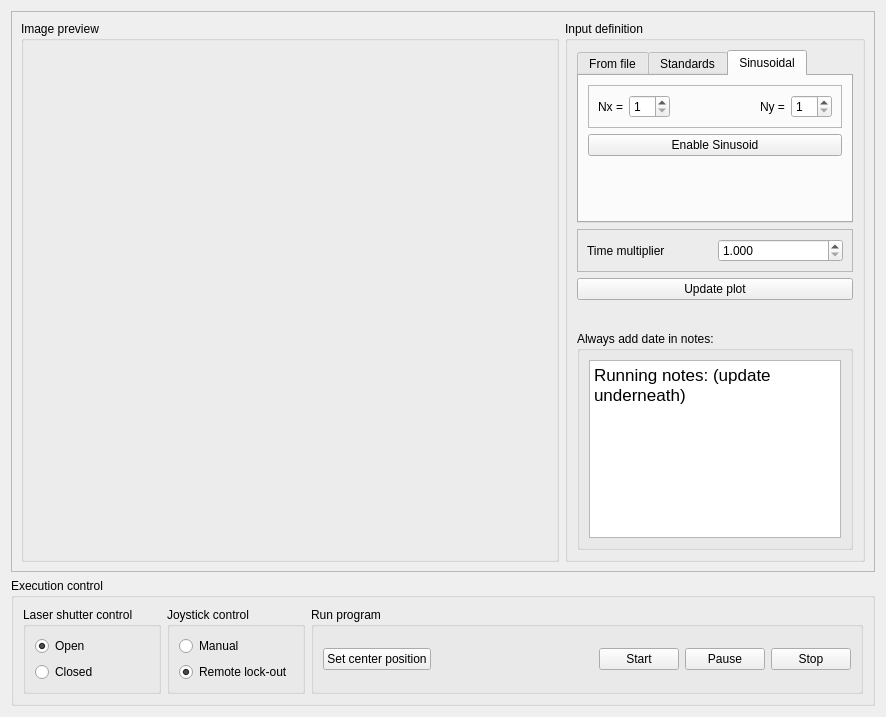
<?xml version="1.0" encoding="UTF-8"?>
<ui version="4.0">
 <class>Form</class>
 <widget class="QWidget" name="Form">
  <property name="geometry">
   <rect>
    <x>0</x>
    <y>0</y>
    <width>886</width>
    <height>706</height>
   </rect>
  </property>
  <property name="windowTitle">
   <string>Form</string>
  </property>
  <layout class="QVBoxLayout" name="verticalLayout_2">
   <item>
    <layout class="QVBoxLayout" name="verticalLayout">
     <item>
      <widget class="QFrame" name="frame">
       <property name="frameShape">
        <enum>QFrame::StyledPanel</enum>
       </property>
       <property name="frameShadow">
        <enum>QFrame::Raised</enum>
       </property>
       <layout class="QHBoxLayout" name="horizontalLayout">
        <item>
         <widget class="QGroupBox" name="groupBox">
          <property name="title">
           <string>Image preview</string>
          </property>
          <layout class="QHBoxLayout" name="groupBoxLayout">
           <item>
            <widget class="QWidget" name="plotContainer" native="true">
             <property name="minimumSize">
              <size>
               <width>500</width>
               <height>500</height>
              </size>
             </property>
             <layout class="QVBoxLayout" name="mplLayout"/>
            </widget>
           </item>
          </layout>
         </widget>
        </item>
        <item>
         <widget class="QGroupBox" name="groupBox">
          <property name="sizePolicy">
           <sizepolicy hsizetype="Maximum" vsizetype="Preferred">
            <horstretch>0</horstretch>
            <verstretch>0</verstretch>
           </sizepolicy>
          </property>
          <property name="maximumSize">
           <size>
            <width>300</width>
            <height>16777215</height>
           </size>
          </property>
          <property name="title">
           <string>Input definition</string>
          </property>
          <layout class="QVBoxLayout" name="verticalLayout_5">
           <item>
            <widget class="QTabWidget" name="tabWidget">
             <property name="enabled">
              <bool>true</bool>
             </property>
             <property name="tabPosition">
              <enum>QTabWidget::North</enum>
             </property>
             <property name="tabShape">
              <enum>QTabWidget::Rounded</enum>
             </property>
             <property name="currentIndex">
              <number>2</number>
             </property>
             <widget class="QWidget" name="file">
              <attribute name="title">
               <string>From file</string>
              </attribute>
              <layout class="QVBoxLayout" name="verticalLayout_6">
               <item>
                <widget class="QFrame" name="frame_2">
                 <property name="frameShape">
                  <enum>QFrame::StyledPanel</enum>
                 </property>
                 <property name="frameShadow">
                  <enum>QFrame::Raised</enum>
                 </property>
                 <layout class="QHBoxLayout" name="horizontalLayout_5">
                  <item>
                   <widget class="QLineEdit" name="lineFileName"/>
                  </item>
                  <item>
                   <widget class="QToolButton" name="toolButton">
                    <property name="text">
                     <string>...</string>
                    </property>
                   </widget>
                  </item>
                 </layout>
                </widget>
               </item>
               <item>
                <widget class="QPushButton" name="pushFile">
                 <property name="toolTip">
                  <string>&lt;html&gt;&lt;head/&gt;&lt;body&gt;&lt;p&gt;Will load most sane image formats. Rescales the image to 256x256 pixels, and assumes the center position is the center of the lens array.&lt;/p&gt;&lt;/body&gt;&lt;/html&gt;</string>
                 </property>
                 <property name="text">
                  <string>Load file</string>
                 </property>
                </widget>
               </item>
               <item>
                <spacer name="verticalSpacer">
                 <property name="orientation">
                  <enum>Qt::Vertical</enum>
                 </property>
                 <property name="sizeHint" stdset="0">
                  <size>
                   <width>20</width>
                   <height>40</height>
                  </size>
                 </property>
                </spacer>
               </item>
              </layout>
             </widget>
             <widget class="QWidget" name="standards">
              <attribute name="title">
               <string>Standards</string>
              </attribute>
              <layout class="QVBoxLayout" name="verticalLayout_7">
               <item>
                <widget class="QFrame" name="frame_5">
                 <property name="frameShape">
                  <enum>QFrame::StyledPanel</enum>
                 </property>
                 <property name="frameShadow">
                  <enum>QFrame::Raised</enum>
                 </property>
                 <layout class="QHBoxLayout" name="horizontalLayout_2">
                  <item>
                   <widget class="QLabel" name="label_4">
                    <property name="text">
                     <string>Extend </string>
                    </property>
                   </widget>
                  </item>
                  <item>
                   <widget class="QDoubleSpinBox" name="spinExtend">
                    <property name="decimals">
                     <number>3</number>
                    </property>
                    <property name="minimum">
                     <double>0.000000000000000</double>
                    </property>
                    <property name="maximum">
                     <double>100.000000000000000</double>
                    </property>
                    <property name="singleStep">
                     <double>0.010000000000000</double>
                    </property>
                    <property name="value">
                     <double>1.000000000000000</double>
                    </property>
                   </widget>
                  </item>
                 </layout>
                </widget>
               </item>
               <item>
                <widget class="QPushButton" name="pushDisc">
                 <property name="toolTip">
                  <string>&lt;html&gt;&lt;head/&gt;&lt;body&gt;&lt;p&gt;Loads 5x5 array of Ø500um discs.&lt;/p&gt;&lt;/body&gt;&lt;/html&gt;</string>
                 </property>
                 <property name="text">
                  <string>Load discs</string>
                 </property>
                </widget>
               </item>
               <item>
                <widget class="QPushButton" name="pushFZP">
                 <property name="toolTip">
                  <string>&lt;html&gt;&lt;head/&gt;&lt;body&gt;&lt;p&gt;Not implemented at first, but this loads the first FZP inspired lenses.&lt;/p&gt;&lt;/body&gt;&lt;/html&gt;</string>
                 </property>
                 <property name="text">
                  <string>Load FZPs</string>
                 </property>
                </widget>
               </item>
               <item>
                <spacer name="verticalSpacer_2">
                 <property name="orientation">
                  <enum>Qt::Vertical</enum>
                 </property>
                 <property name="sizeHint" stdset="0">
                  <size>
                   <width>20</width>
                   <height>40</height>
                  </size>
                 </property>
                </spacer>
               </item>
              </layout>
             </widget>
             <widget class="QWidget" name="sinusoids">
              <attribute name="title">
               <string>Sinusoidal</string>
              </attribute>
              <layout class="QVBoxLayout" name="verticalLayout_8">
               <item>
                <widget class="QFrame" name="frame_3">
                 <property name="frameShape">
                  <enum>QFrame::StyledPanel</enum>
                 </property>
                 <property name="frameShadow">
                  <enum>QFrame::Raised</enum>
                 </property>
                 <layout class="QHBoxLayout" name="horizontalLayout_6">
                  <item>
                   <widget class="QLabel" name="label">
                    <property name="layoutDirection">
                     <enum>Qt::LeftToRight</enum>
                    </property>
                    <property name="text">
                     <string>Nx =</string>
                    </property>
                    <property name="alignment">
                     <set>Qt::AlignRight|Qt::AlignTrailing|Qt::AlignVCenter</set>
                    </property>
                   </widget>
                  </item>
                  <item>
                   <widget class="QSpinBox" name="spinBoxNx">
                    <property name="suffix">
                     <string/>
                    </property>
                    <property name="prefix">
                     <string/>
                    </property>
                    <property name="minimum">
                     <number>1</number>
                    </property>
                    <property name="maximum">
                     <number>15</number>
                    </property>
                   </widget>
                  </item>
                  <item>
                   <spacer name="horizontalSpacer_2">
                    <property name="orientation">
                     <enum>Qt::Horizontal</enum>
                    </property>
                    <property name="sizeHint" stdset="0">
                     <size>
                      <width>40</width>
                      <height>20</height>
                     </size>
                    </property>
                   </spacer>
                  </item>
                  <item>
                   <widget class="QLabel" name="label_3">
                    <property name="text">
                     <string>Ny =</string>
                    </property>
                   </widget>
                  </item>
                  <item>
                   <widget class="QSpinBox" name="spinBoxNy">
                    <property name="minimum">
                     <number>1</number>
                    </property>
                    <property name="maximum">
                     <number>15</number>
                    </property>
                   </widget>
                  </item>
                 </layout>
                </widget>
               </item>
               <item>
                <widget class="QPushButton" name="pushSinusoid">
                 <property name="text">
                  <string>Enable Sinusoid</string>
                 </property>
                </widget>
               </item>
               <item>
                <spacer name="verticalSpacer_3">
                 <property name="orientation">
                  <enum>Qt::Vertical</enum>
                 </property>
                 <property name="sizeHint" stdset="0">
                  <size>
                   <width>20</width>
                   <height>40</height>
                  </size>
                 </property>
                </spacer>
               </item>
              </layout>
             </widget>
            </widget>
           </item>
           <item>
            <widget class="QFrame" name="frame_4">
             <property name="maximumSize">
              <size>
               <width>16777215</width>
               <height>50</height>
              </size>
             </property>
             <property name="frameShape">
              <enum>QFrame::StyledPanel</enum>
             </property>
             <property name="frameShadow">
              <enum>QFrame::Raised</enum>
             </property>
             <layout class="QHBoxLayout" name="horizontalLayout_7">
              <item>
               <widget class="QLabel" name="label_2">
                <property name="text">
                 <string>Time multiplier</string>
                </property>
               </widget>
              </item>
              <item>
               <widget class="QDoubleSpinBox" name="spinTimeMultiplier">
                <property name="decimals">
                 <number>3</number>
                </property>
                <property name="minimum">
                 <double>1.000000000000000</double>
                </property>
                <property name="maximum">
                 <double>1000.000000000000000</double>
                </property>
                <property name="value">
                 <double>1.000000000000000</double>
                </property>
               </widget>
              </item>
             </layout>
            </widget>
           </item>
           <item>
            <widget class="QPushButton" name="pushUpdatePlot">
             <property name="toolTip">
              <string>&lt;html&gt;&lt;head/&gt;&lt;body&gt;&lt;p&gt;Updates the image preview with the selected input definition.&lt;/p&gt;&lt;p&gt;&lt;br/&gt;&lt;/p&gt;&lt;p&gt;Must also be pressed after changing the time multiplier.&lt;/p&gt;&lt;/body&gt;&lt;/html&gt;</string>
             </property>
             <property name="text">
              <string>Update plot</string>
             </property>
            </widget>
           </item>
           <item>
            <spacer name="verticalSpacer_4">
             <property name="orientation">
              <enum>Qt::Vertical</enum>
             </property>
             <property name="sizeHint" stdset="0">
              <size>
               <width>20</width>
               <height>40</height>
              </size>
             </property>
            </spacer>
           </item>
           <item>
            <widget class="QGroupBox" name="groupBox_5">
             <property name="minimumSize">
              <size>
               <width>0</width>
               <height>50</height>
              </size>
             </property>
             <property name="title">
              <string>Always add date in notes:</string>
             </property>
             <layout class="QVBoxLayout" name="verticalLayout_9">
              <item>
               <widget class="QTextEdit" name="textNotes">
                <property name="html">
                 <string>&lt;!DOCTYPE HTML PUBLIC &quot;-//W3C//DTD HTML 4.0//EN&quot; &quot;http://www.w3.org/TR/REC-html40/strict.dtd&quot;&gt;
&lt;html&gt;&lt;head&gt;&lt;meta name=&quot;qrichtext&quot; content=&quot;1&quot; /&gt;&lt;style type=&quot;text/css&quot;&gt;
p, li { white-space: pre-wrap; }
&lt;/style&gt;&lt;/head&gt;&lt;body style=&quot; font-family:'.SF NS Text'; font-size:13pt; font-weight:400; font-style:normal;&quot;&gt;
&lt;p style=&quot; margin-top:0px; margin-bottom:0px; margin-left:0px; margin-right:0px; -qt-block-indent:0; text-indent:0px;&quot;&gt;Running notes: (update underneath)&lt;/p&gt;&lt;/body&gt;&lt;/html&gt;</string>
                </property>
               </widget>
              </item>
             </layout>
            </widget>
           </item>
          </layout>
         </widget>
        </item>
       </layout>
      </widget>
     </item>
     <item>
      <widget class="QGroupBox" name="groupBox_2">
       <property name="sizePolicy">
        <sizepolicy hsizetype="Preferred" vsizetype="Maximum">
         <horstretch>0</horstretch>
         <verstretch>0</verstretch>
        </sizepolicy>
       </property>
       <property name="maximumSize">
        <size>
         <width>16777215</width>
         <height>150</height>
        </size>
       </property>
       <property name="title">
        <string>Execution control</string>
       </property>
       <layout class="QHBoxLayout" name="horizontalLayout_3">
        <item>
         <widget class="QGroupBox" name="groupBox_2">
          <property name="title">
           <string>Laser shutter control</string>
          </property>
          <layout class="QVBoxLayout" name="verticalLayout_3">
           <item>
            <widget class="QRadioButton" name="shutterOpen">
             <property name="text">
              <string>Open</string>
             </property>
             <property name="checked">
              <bool>true</bool>
             </property>
            </widget>
           </item>
           <item>
            <widget class="QRadioButton" name="shutterClosed">
             <property name="text">
              <string>Closed</string>
             </property>
             <property name="checked">
              <bool>false</bool>
             </property>
            </widget>
           </item>
          </layout>
         </widget>
        </item>
        <item>
         <widget class="QGroupBox" name="groupBox_3">
          <property name="title">
           <string>Joystick control</string>
          </property>
          <layout class="QVBoxLayout" name="verticalLayout_4">
           <item>
            <widget class="QRadioButton" name="joystickManual">
             <property name="text">
              <string>Manual</string>
             </property>
             <property name="checked">
              <bool>false</bool>
             </property>
             <property name="autoExclusive">
              <bool>true</bool>
             </property>
            </widget>
           </item>
           <item>
            <widget class="QRadioButton" name="joystickLockout">
             <property name="text">
              <string>Remote lock-out</string>
             </property>
             <property name="checked">
              <bool>true</bool>
             </property>
            </widget>
           </item>
          </layout>
         </widget>
        </item>
        <item>
         <widget class="QGroupBox" name="groupBox_4">
          <property name="title">
           <string>Run program</string>
          </property>
          <layout class="QHBoxLayout" name="horizontalLayout_4">
           <item>
            <widget class="QPushButton" name="pushCenter">
             <property name="toolTip">
              <string>&lt;html&gt;&lt;head/&gt;&lt;body&gt;&lt;p&gt;Center the sample, and press here, to define the coordinate system. The sample must be angularly properly aligned.&lt;/p&gt;&lt;/body&gt;&lt;/html&gt;</string>
             </property>
             <property name="text">
              <string>Set center position</string>
             </property>
            </widget>
           </item>
           <item>
            <spacer name="horizontalSpacer">
             <property name="orientation">
              <enum>Qt::Horizontal</enum>
             </property>
             <property name="sizeHint" stdset="0">
              <size>
               <width>40</width>
               <height>20</height>
              </size>
             </property>
            </spacer>
           </item>
           <item>
            <widget class="QPushButton" name="pushStart">
             <property name="text">
              <string>Start</string>
             </property>
            </widget>
           </item>
           <item>
            <widget class="QPushButton" name="pushPause">
             <property name="toolTip">
              <string>&lt;html&gt;&lt;head/&gt;&lt;body&gt;&lt;p&gt;Halts the execution and shuts off the beam. Unpause by pressing start.&lt;/p&gt;&lt;/body&gt;&lt;/html&gt;</string>
             </property>
             <property name="text">
              <string>Pause</string>
             </property>
            </widget>
           </item>
           <item>
            <widget class="QPushButton" name="pushStop">
             <property name="toolTip">
              <string>&lt;html&gt;&lt;head/&gt;&lt;body&gt;&lt;p&gt;Stop the scan. Closes beam shutter, and returns to safe position.&lt;/p&gt;&lt;/body&gt;&lt;/html&gt;</string>
             </property>
             <property name="text">
              <string>Stop</string>
             </property>
            </widget>
           </item>
          </layout>
         </widget>
        </item>
       </layout>
      </widget>
     </item>
    </layout>
   </item>
  </layout>
 </widget>
 <resources/>
 <connections/>
</ui>
